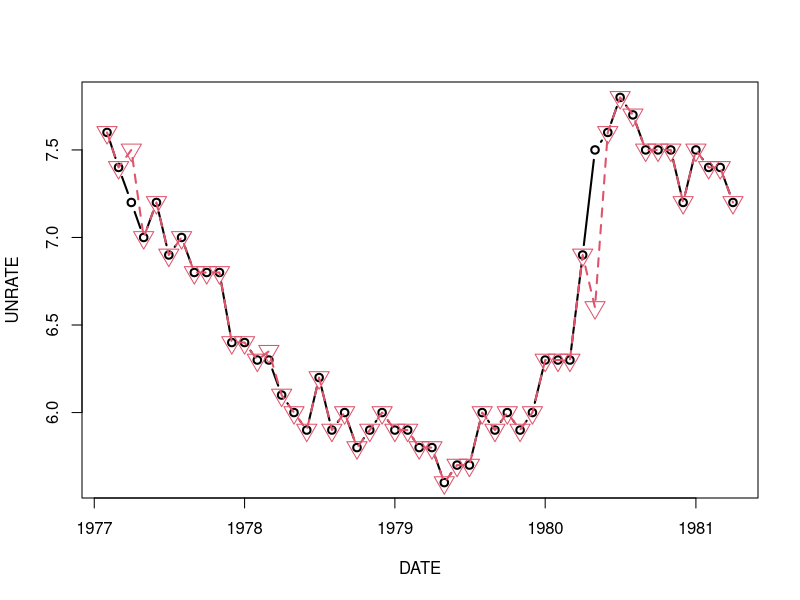

This figure's R source:
# load package
require(zoo)
require(data.table)

# load data
unemp <- fread("UNRATE.csv")
# translate column "DATE" to datetime object
unemp[, DATE :=as.Date(DATE)]
setkey(unemp,DATE)

# データが無作為に欠損しているデータセットを生成
rand.unemp.idx <- sample(1:nrow(unemp), .1*nrow(unemp))
rand.unemp <- unemp[-rand.unemp.idx]

# 失業率の高い月にデータが欠損値している可能性の高いデータセットを生成
high.unemp.idx <- which(unemp$UNRATE>8)
num.to.select <- .2*length(high.unemp.idx)
high.unemp.idx <- sample(high.unemp.idx,)
bias.unemp <- unemp[-high.unemp.idx]

# ローリング結合
all.dates <-seq(from = unemp$DATE[1],to = tail(unemp$DATE,1),by="months")
rand.unemp = rand.unemp[J(all.dates),roll=0]
bias.unemp = bias.unemp[J(all.dates),roll=0]
rand.unemp[,rpt :=is.na(UNRATE)]

# 移動平均
rand.unemp[,impute.rm.nolookahead :=rollapply(c(NA,NA,UNRATE),3,
                                              function(x){
                                                if(!is.na(x[3])) x[3] else mean(x,na.rm=TRUE)
                                              })]
bias.unemp[,impute.rm.nolookahead :=rollapply(c(NA,NA,UNRATE),3,
                                              function(x){
                                                if(!is.na(x[3])) x[3] else mean(x,na.rm=TRUE)
                                              })]

# 350~400までをプロット
unemp[350:400,plot(DATE,UNRATE,col=1,lwd=2,type="b")]
rand.unemp[350:400,lines(DATE, impute.rm.nolookahead, col=2,lwd=2,lty=2)]
rand.unemp[350:400,rpt==TRUE,points(DATE,impute.rm.nolookahead,col=2,pch=6,cex=2)]